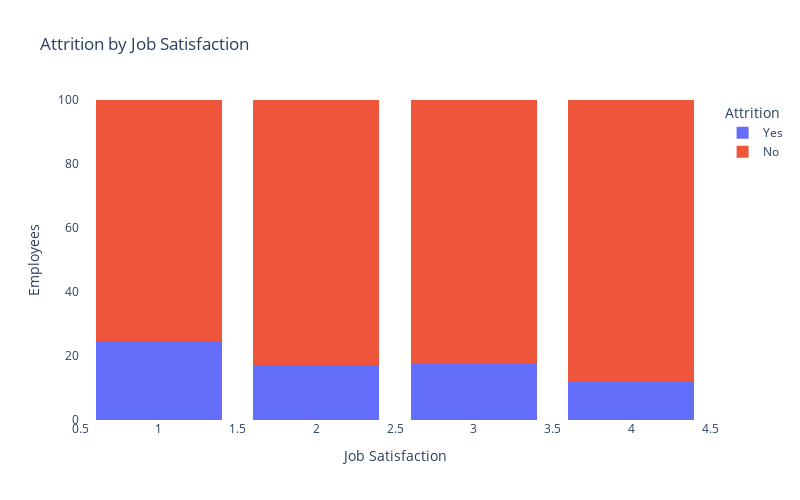

Write notebook code for a chart like this one.
### Code cell
fig = px.histogram(newdf,
                  x="JobSatisfaction",
                  color="Attrition",
                  title="Attrition by Job Satisfaction",
                  template="plotly",
                  barmode="stack",
                  barnorm='percent'
)

fig.update_layout(
    xaxis_title="Job Satisfaction",
    yaxis_title="Employees",
    legend_title="Attrition",
    showlegend=True,
    plot_bgcolor="white",
    bargap=0.2,
    width=800,
    height=500
)

fig.show()

### Figure 1 — Plotly figure (JSON) as saved in the notebook; plotly's stock layout.template omitted (floating-point values rounded to 4 significant figures; data arrays with more than 128 entries replaced by an {"elided": "..."} marker saying what was removed)
{"data": [{"alignmentgroup": "True", "bingroup": "x", "hovertemplate": "Attrition=Yes<br>JobSatisfaction=%{x}<br>count (normalized as percent)=%{y}<extra></extra>", "legendgroup": "Yes", "marker": {"color": "#636efa", "pattern": {"shape": ""}}, "name": "Yes", "offsetgroup": "Yes", "orientation": "v", "showlegend": true, "type": "histogram", "x": {"elided": "232 int values"}, "xaxis": "x", "yaxis": "y"}, {"alignmentgroup": "True", "bingroup": "x", "hovertemplate": "Attrition=No<br>JobSatisfaction=%{x}<br>count (normalized as percent)=%{y}<extra></extra>", "legendgroup": "No", "marker": {"color": "#EF553B", "pattern": {"shape": ""}}, "name": "No", "offsetgroup": "No", "orientation": "v", "showlegend": true, "type": "histogram", "x": {"elided": "1124 int values"}, "xaxis": "x", "yaxis": "y"}], "layout": {"bargap": 0.2, "barmode": "stack", "barnorm": "percent", "height": 500, "legend": {"title": {"text": "Attrition"}, "tracegroupgap": 0}, "plot_bgcolor": "white", "showlegend": true, "title": {"text": "Attrition by Job Satisfaction"}, "width": 800, "xaxis": {"anchor": "y", "domain": [0, 1], "title": {"text": "Job Satisfaction"}}, "yaxis": {"anchor": "x", "domain": [0, 1], "title": {"text": "Employees"}}}}
